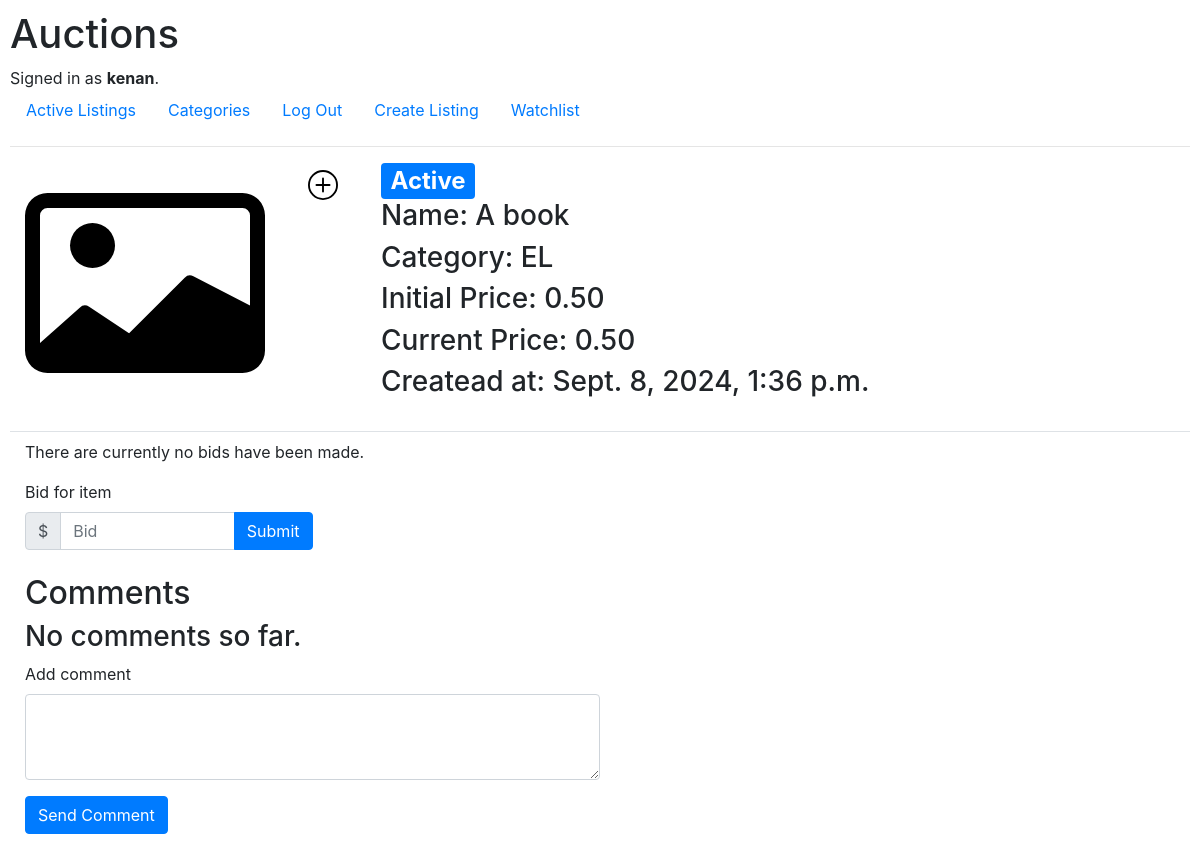
The app's page /listing/3 (signed in), older data.
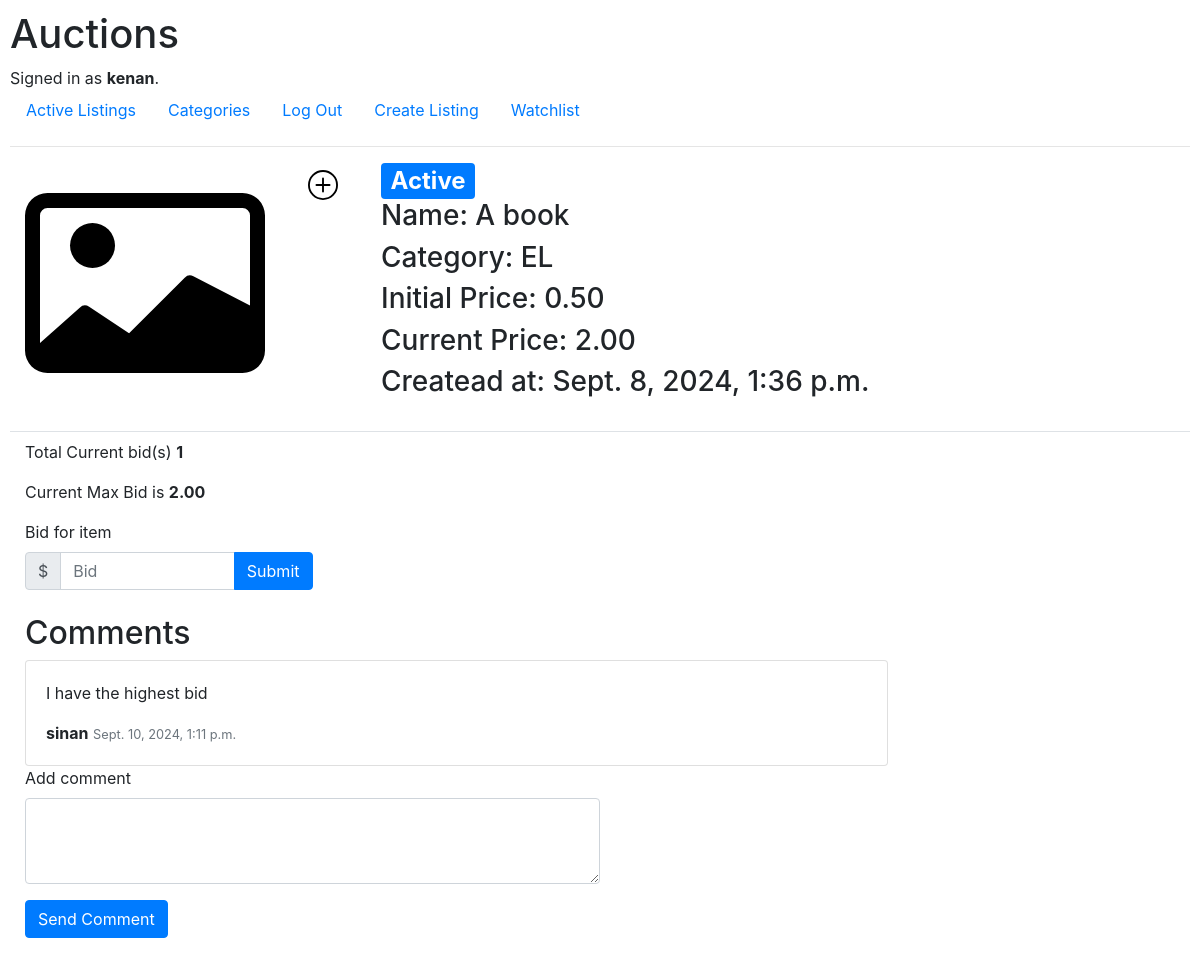
The same page, newer data.
### auctions/models.py (models this page shows)
class Auctions(models.Model):
    ELECTRONICS = "ER"
    FASHION = "FS"
    HOME = "HM"
    ELSE = "EL"
    CATEGORY_CHOICES = {
        ELECTRONICS: "Electronics",
        FASHION: "Fashion",
        HOME: "Home",
        ELSE: "Everything Else",
    }
    title = models.CharField(max_length=64)
    description = models.CharField(max_length=256,default='', blank=True)
    image = models.URLField(default='',blank=True)
    price = models.DecimalField(max_digits=12, decimal_places=2)
    initial_price = models.DecimalField(max_digits=12, decimal_places=2)
    category = models.CharField(max_length=2, choices=CATEGORY_CHOICES, default=ELSE)
    active = models.BooleanField(default=True)
    created_time = models.DateTimeField(auto_now_add=True)
    watchlist = models.ManyToManyField(User, related_name="watchlist", blank=True)
    owner = models.ForeignKey(User, related_name="owner", on_delete=models.SET_NULL, null=True)
    buyer = models.ForeignKey(User, default="", blank=True, on_delete=models.SET_NULL, null=True)

class Bids(models.Model):
    bid = models.DecimalField(max_digits=12, decimal_places=2)
    item = models.ForeignKey(Auctions,on_delete=models.CASCADE)
    user = models.ForeignKey(User, on_delete=models.CASCADE, related_name="bids")
    enter_time = models.DateField(auto_now_add=True)

class Comments(models.Model):
    message = models.CharField(max_length=256)
    user = models.ForeignKey(User, on_delete=models.CASCADE, related_name="comments")
    item = models.ForeignKey(Auctions,on_delete=models.CASCADE, related_name="item")
    enter_time = models.DateTimeField(auto_now_add=True)

class User(AbstractUser):
    pass

### auctions/views.py (the view, shortened to what this page needs)
# urls.py: path("listing/<int:item_id>", views.listing, name="listing"),
def listing(request,item_id):
    item = Auctions.objects.get(pk = item_id)
    comments = Comments.objects.all().select_related("user").filter(item=item).order_by("enter_time")
    bids = Bids.objects.all().filter(item=item).order_by("-bid")
    user_bid = watched = ""
    if not bids:
        bid_count = 0
        max_bid = ""
    else:
        if request.user.is_authenticated:
            user_bid = bids.filter(user=request.user)
            if not user_bid:
                user_bid = ""
            else:
                user_bid = user_bid[0].bid
        max_bid = bids[0].bid
        bid_count = bids.count()
    if item.watchlist.filter(pk=request.user.id):
        watched = True
    else:
        watched = False
    if item.owner.pk == request.user.id:
        owner = True
    else:
        owner = False
    img_url = static('auctions/card-image.svg')
    watch_url = static('auctions/add.svg')
    watched_url = static('auctions/add_fill.svg')
    if item:
        return render(request, "auctions/listing.html", {
            "item":item,
            "img_url":img_url,
            "watch_url":watch_url,
            "watched_url":watched_url,
            "watched":watched,
            "comments": comments,
            "user_bid": user_bid,
            "max_bid": max_bid,
            "bid_count": bid_count,
            "owner": owner
        })
    else:
        messages.warning(request, "Item is not active or not found")
        return redirect("index")

### auctions/templates/auctions/listing.html (shortened to what the changed rows need)
{% extends "auctions/layout.html" %}
{% block body %}
    {% if item %}
    <div class="container-fluid border-bottom pb-4">
        <div class="row">
            <div class="col-md-auto">
                <img src="{{item.image}}" class="img-fluid" alt="W3Schools.com" onerror="this.onerror=null;this.src='{{img_url}}';" style="width:240px;height:auto;">
            </div>
            {% if request.user.is_authenticated and item.active %}
            <form method="post">
                <div class="col-md-auto">
                <button class="btn btn-default" data-toggle="button" name="watch" value="True">
                    {% if watched %}
                <img src="{{watched_url}}" id="watch" style="width:30px;height:auto;" onclick="this.src = this.src == offImg ? onImg : offImg;">
                    {% else %}
                    <img src="{{watch_url}}" id="watch" style="width:30px;height:auto;" onclick="this.src = this.src == offImg ? onImg : offImg;">
                    {% endif %}
                </button>
            </div>
            </form>
            {% endif %}
            <div class="col-6 align-self-center">
            {% if item.active %}
                <span class="badge bg-primary " style="font-size: x-large;color: white;">Active</span>
            {% else %}
                <span class="badge bg-secondary " style="font-size: x-large;color: white;">Inactive</span>
            {% endif %}
            <h3>Name: {{item.title}} </h2>
            <h3>Category: {{item.category}}</h2>
            <h3>Initial Price: {{item.initial_price}}</h3>
            <h3>Current Price: {{item.price}} </h2>
            <h3>Createad at: {{item.created_time}}</h2>
            </div>
        </div>
    </div>
    <div class="container-fluid mt-2">
        <div class="row">
                <div class="col">
                    {% if max_bid and item.active %}
                    <p>Total Current bid(s) <strong>{{bid_count}}</strong> </p>
                    <p>Current Max Bid is <strong>{{max_bid}}</strong></p>
                    {% elif item.active %}
                    <p>There are currently no bids have been made.</p>
                    {% else %}
                        <h3>Item is sold for {{max_bid}}</h3>
                    {% if item.buyer.pk == request.user.id %}
                        <h3>Congrats. You've bought the item.</h3>
                    {% endif %}
                    {% endif %}
                </div>
        </div>
        <div class="row">
            <div class="col">
    {% if item.active %}
    {% if request.user.is_authenticated and not owner %}
            <label for="bid">Bid for item</label>
            <form action="" method="post">
            <div class="input-group mb-3 w-25">
                <div class="input-group-prepend">
                    <span class="input-group-text">$</span>
                </div>
                <input type="number" step="0.01" min="0" class="form-control" id="bid" name="bid" placeholder="Bid">
                <div class="input-group-append">
                    <input type="submit" class="btn btn-primary">
                </div>
            </div>
            </form>
     {% endif %}
     {% endif %}
            </div>
        </div>
    </div>
    <div class="container-fluid mt-2">
        <div class="row">
            <div class="col">
                <h2>Comments</h2>
            </div>
        </div>
    <div class="row">
        <div class="col">
    {% if comments %}
        {% for comment in comments %}
                <div class="card w-75">
                    <div class="card-body">
                        <p>{{comment.message}}</p>
                        <p class="card-text"><strong>{{comment.user.username}}</strong> <small class="text-muted">  {{comment.enter_time}}</small></p>
                    </div>
                </div>
        {% endfor %}
    {% else %}
        <h3>No comments so far.</h3>
    {% endif %}
    </div>
        </div>
    {% if request.user.is_authenticated %}
    <form action="" method="post">
    <div class="form-group w-50">
        <label for="comment">Add comment</label>
        <textarea class="form-control mb-3" id="comment" name="comment" rows="3"></textarea>
        <input type="submit" class="btn btn-primary" value="Send Comment">
      </div>
    </form>
    {% endif %}
    </div>
    {% else %}
        <h2> There are currently no items available</h2>
    {% endif %}
{% endblock %}

Row changes from the older to the newer data that the page shows:
changed Auctions "A book": price "0.50" → "2.00"
added Bids: bid "2.00"
added Comments: message "I have the highest bid", user.username "sinan", enter_time "Sept. 10, 2024, 1:11 p.m."
Text that changed along with them:
{{ bid_count }}: (not shown) → "1"
text no longer shown: "There are currently no bids have been made. No comments so far."
text now shown: "Total Current bid(s) Current Max Bid is"
